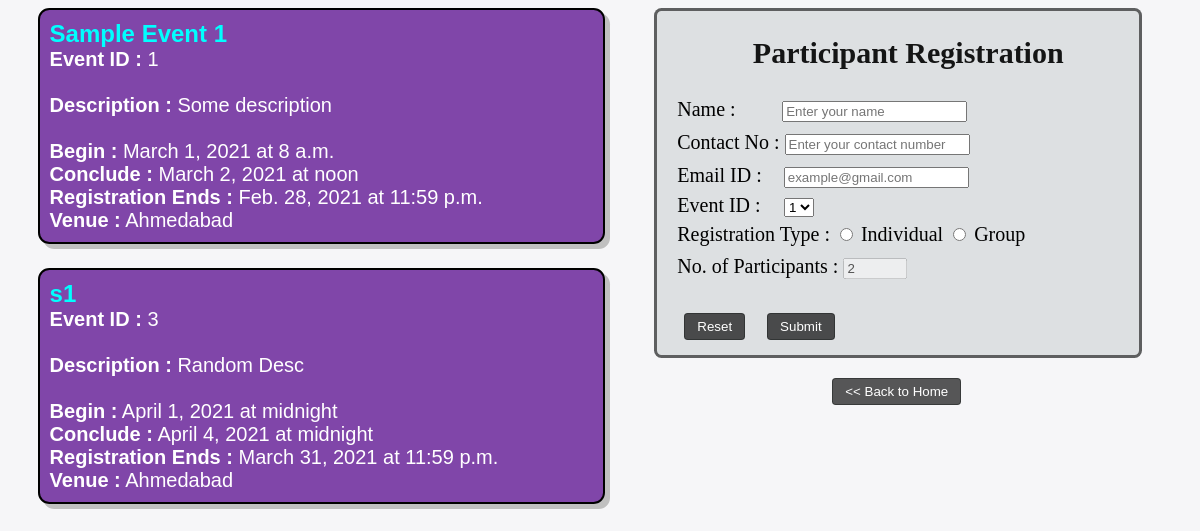
The page /participateRegistration on the database as committed earlier.
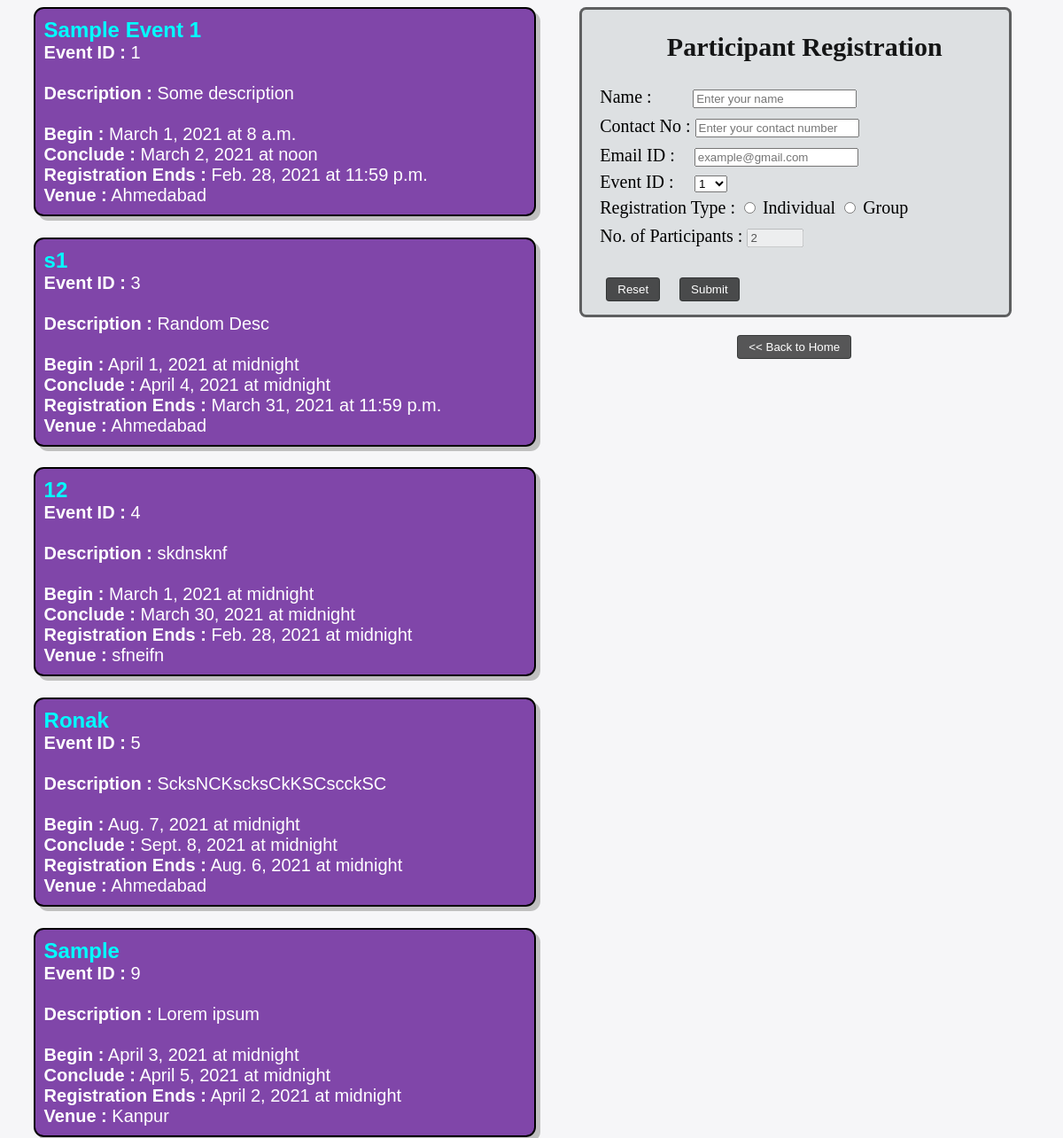
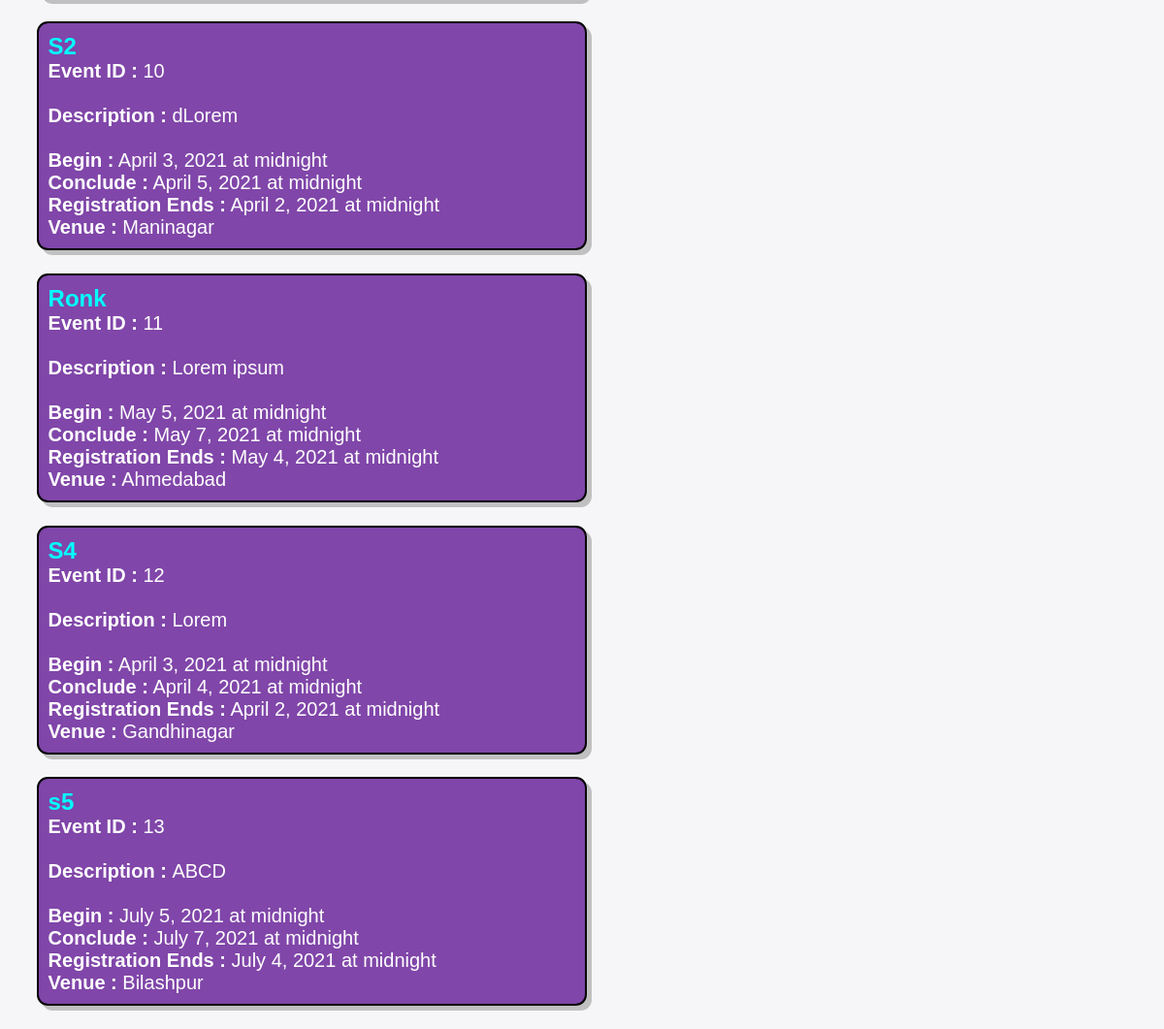
The same page on the database as committed later (2 pictures, top to bottom).
### event/models.py (models this page shows, shortened)
class Event(models.Model):
    name = models.CharField(max_length=120)
    desc = models.TextField()
    location = models.CharField(max_length=120)
    poster = models.FileField()
    start_date = models.DateField()
    start_time = models.TimeField()
    end_date = models.DateField()
    end_time = models.TimeField()
    last_date = models.DateField()
    last_time = models.TimeField()
    email = models.EmailField()
    pswd = models.CharField(max_length=20)

### participate/views.py (the view, shortened to what this page needs)
# urls.py: path('', views.form, name = "Event Registration Form"),
def form(request):
    today = datetime.now()
    date = str(today.date())
    time = str(today.time())
    events = Event.objects.filter(last_date__gte=date).exclude(last_date__exact=date, last_time__lte=time)
    return render(request, "participate_form.html", {"up_events":events})

### templates/participate_form.html (shortened to what this page needs)
<!DOCTYPE html>
<html lang="en">
<head>
    {% load static %}
    <link rel="stylesheet" href="{% static 'participate_form.css' %}">
</head>
<body>
    <div class="eventList">
        {% if up_events %}
        {% for event in up_events %}
        <div class="event">
            <div> <b id="event_name"> {{event.name}} </b></div>
            <div> <b id="label"> Event ID : </b> {{event.id}}<br><br></div>
            <div> <b id="label"> Description : </b> {{event.desc}} <br><br></div>
            <div> <b id="label"> Begin :</b> {{event.start_date}} at {{event.start_time}} <br></div>
            <div> <b id="label"> Conclude :</b> {{event.end_date}} at {{event.end_time}} <br></div>
            <div> <b id="label"> Registration Ends :</b> {{event.last_date}} at {{event.last_time}} <br></div>
            <div> <b id="label"> Venue :</b> {{event.location}} <br></div>
        </div>
        {% endfor %}
        {% else %}
        There is NO EVENT.
        {% endif %}
    </div>
    <form action="participateRegistration" method="POST">
        <h2 align="center"> Participant Registration </h2>
        <div>
            <label for="name"> Name : </label>
            <input type="text" id="name" name="name" placeholder="Enter your name" required>
        </div>
        <div>
            <label for="contact"> Contact No : </label>
            <input type="tel" id="contact" name="contact" placeholder="Enter your contact number" required>
        </div>
        <div>
            <label for="email"> Email ID : </label>
            <input type="text" id="email" name="email" placeholder="example@gmail.com" required>
        </div>
        <div>
            <label for="sel"> Event ID : </label>
            <select id="sel" name="event_id">
                {% if up_events %}
                {% for event in up_events %}
                <option> {{event.id}} </option><br>
                {% endfor %}
                {% endif %}
            </select>
        </div>
        <div class="register">
            <label for="register_type"> Registration Type :</label>
            <input type="radio" id="register_type" name="isGroup" value="1" onclick="disable_it()"> Individual
            <input type="radio" id="register_type" name="isGroup" value="2" onclick='Enable_it("people")'> Group
        </div>
        <div>
            <label for="people"> No. of Participants :</label>
            <input type="number" id="people" min='2' max='100' name="no_of_people" placeholder="2" value="2" disabled>
        </div>
        <br>
        <div>
            <button type='reset' id='reset'> Reset </button>
            <button type="submit" id='submit'> Submit </button>
        </div>
    </form>
    <div class="container">
        <button id="home" onclick="window.location.href='http://127.0.0.1:8000/'">
            << Back to Home </button>
    </div>
</body>
</html>

Rows that differ between the two databases and show on the page:
added Event: name "12", id "4", desc "skdnsknf", start_date "March 1, 2021", start_time "midnight", end_date "March 30, 2021", end_time "midnight", last_date "Feb. 28, 2021", last_time "midnight", location "sfneifn"
added Event: name "Ronak", id "5", desc "ScksNCKscksCkKSCscckSC", start_date "Aug. 7, 2021", start_time "midnight", end_date "Sept. 8, 2021", end_time "midnight", last_date "Aug. 6, 2021", last_time "midnight", location "Ahmedabad"
added Event: name "Sample", id "9", desc "Lorem ipsum", start_date "April 3, 2021", start_time "midnight", end_date "April 5, 2021", end_time "midnight", last_date "April 2, 2021", last_time "midnight", location "Kanpur"
added Event: name "S2", id "10", desc "dLorem", start_date "April 3, 2021", start_time "midnight", end_date "April 5, 2021", end_time "midnight", last_date "April 2, 2021", last_time "midnight", location "Maninagar"
added Event: name "Ronk", id "11", desc "Lorem ipsum", start_date "May 5, 2021", start_time "midnight", end_date "May 7, 2021", end_time "midnight", last_date "May 4, 2021", last_time "midnight", location "Ahmedabad"
added Event: name "S4", id "12", desc "Lorem", start_date "April 3, 2021", start_time "midnight", end_date "April 4, 2021", end_time "midnight", last_date "April 2, 2021", last_time "midnight", location "Gandhinagar"
added Event: name "s5", id "13", desc "ABCD", start_date "July 5, 2021", start_time "midnight", end_date "July 7, 2021", end_time "midnight", last_date "July 4, 2021", last_time "midnight", location "Bilashpur"
